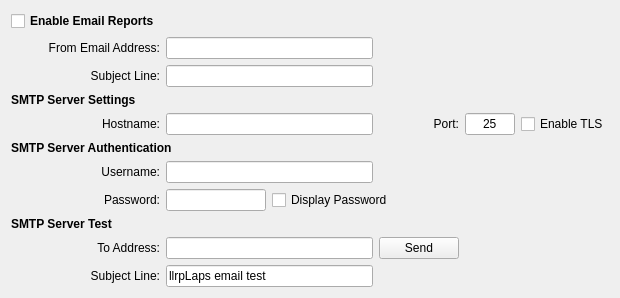
     <widget class="QWidget" name="tab_3">
      <attribute name="title">
       <string>Email</string>
      </attribute>
      <layout class="QGridLayout" name="gridLayout">
       <item row="0" column="0">
        <widget class="QCheckBox" name="emailSendReportsCheckBox">
         <property name="font">
          <font>
           <weight>75</weight>
           <bold>true</bold>
          </font>
         </property>
         <property name="toolTip">
          <string>Check if email reports should be sent to riders</string>
         </property>
         <property name="text">
          <string>Enable Email Reports</string>
         </property>
         <property name="checkable">
          <bool>true</bool>
         </property>
         <property name="checked">
          <bool>false</bool>
         </property>
        </widget>
       </item>
       <item row="1" column="0">
        <widget class="QLabel" name="emailFromLabel">
         <property name="sizePolicy">
          <sizepolicy hsizetype="Preferred" vsizetype="Fixed">
           <horstretch>0</horstretch>
           <verstretch>0</verstretch>
          </sizepolicy>
         </property>
         <property name="text">
          <string>From Email Address:</string>
         </property>
         <property name="alignment">
          <set>Qt::AlignRight|Qt::AlignTrailing|Qt::AlignVCenter</set>
         </property>
        </widget>
       </item>
       <item row="2" column="0">
        <widget class="QLabel" name="emailSubjectLabel">
         <property name="sizePolicy">
          <sizepolicy hsizetype="Preferred" vsizetype="Fixed">
           <horstretch>0</horstretch>
           <verstretch>0</verstretch>
          </sizepolicy>
         </property>
         <property name="text">
          <string>Subject Line:</string>
         </property>
         <property name="alignment">
          <set>Qt::AlignRight|Qt::AlignTrailing|Qt::AlignVCenter</set>
         </property>
        </widget>
       </item>
       <item row="3" column="0" colspan="2">
        <widget class="QLabel" name="label_7">
         <property name="font">
          <font>
           <weight>75</weight>
           <bold>true</bold>
          </font>
         </property>
         <property name="text">
          <string>SMTP Server Settings</string>
         </property>
        </widget>
       </item>
       <item row="4" column="0">
        <widget class="QLabel" name="smtpServerLabel">
         <property name="sizePolicy">
          <sizepolicy hsizetype="Preferred" vsizetype="Fixed">
           <horstretch>0</horstretch>
           <verstretch>0</verstretch>
          </sizepolicy>
         </property>
         <property name="text">
          <string>Hostname:</string>
         </property>
         <property name="alignment">
          <set>Qt::AlignRight|Qt::AlignTrailing|Qt::AlignVCenter</set>
         </property>
        </widget>
       </item>
       <item row="4" column="1" colspan="2">
        <widget class="QLineEdit" name="smtpServerLineEdit">
         <property name="sizePolicy">
          <sizepolicy hsizetype="Expanding" vsizetype="Fixed">
           <horstretch>8</horstretch>
           <verstretch>0</verstretch>
          </sizepolicy>
         </property>
         <property name="toolTip">
          <string>Enter email smtp server hostname (eg smtp.gmail.com)</string>
         </property>
         <property name="text">
          <string/>
         </property>
         <property name="alignment">
          <set>Qt::AlignLeading|Qt::AlignLeft|Qt::AlignVCenter</set>
         </property>
        </widget>
       </item>
       <item row="4" column="3">
        <widget class="QLabel" name="smtpPortLabel">
         <property name="sizePolicy">
          <sizepolicy hsizetype="Preferred" vsizetype="Fixed">
           <horstretch>0</horstretch>
           <verstretch>0</verstretch>
          </sizepolicy>
         </property>
         <property name="text">
          <string>Port:</string>
         </property>
         <property name="alignment">
          <set>Qt::AlignRight|Qt::AlignTrailing|Qt::AlignVCenter</set>
         </property>
        </widget>
       </item>
       <item row="4" column="4">
        <widget class="QLineEdit" name="smtpPortLineEdit">
         <property name="sizePolicy">
          <sizepolicy hsizetype="Expanding" vsizetype="Fixed">
           <horstretch>4</horstretch>
           <verstretch>0</verstretch>
          </sizepolicy>
         </property>
         <property name="toolTip">
          <string>Enter port address required to connect to email smtp server (normally 465)</string>
         </property>
         <property name="text">
          <string>25</string>
         </property>
         <property name="alignment">
          <set>Qt::AlignCenter</set>
         </property>
        </widget>
       </item>
       <item row="4" column="5">
        <widget class="QCheckBox" name="enableTLSCheckBox">
         <property name="text">
          <string>Enable TLS</string>
         </property>
        </widget>
       </item>
       <item row="5" column="0" colspan="2">
        <widget class="QLabel" name="label_8">
         <property name="font">
          <font>
           <weight>75</weight>
           <bold>true</bold>
          </font>
         </property>
         <property name="text">
          <string>SMTP Server Authentication</string>
         </property>
        </widget>
       </item>
       <item row="6" column="0">
        <widget class="QLabel" name="smtpUsernameLabel">
         <property name="sizePolicy">
          <sizepolicy hsizetype="Preferred" vsizetype="Fixed">
           <horstretch>0</horstretch>
           <verstretch>0</verstretch>
          </sizepolicy>
         </property>
         <property name="text">
          <string>Username:</string>
         </property>
         <property name="alignment">
          <set>Qt::AlignRight|Qt::AlignTrailing|Qt::AlignVCenter</set>
         </property>
        </widget>
       </item>
       <item row="7" column="0">
        <widget class="QLabel" name="smtpPasswordLabel">
         <property name="sizePolicy">
          <sizepolicy hsizetype="Preferred" vsizetype="Fixed">
           <horstretch>0</horstretch>
           <verstretch>0</verstretch>
          </sizepolicy>
         </property>
         <property name="text">
          <string>Password:</string>
         </property>
         <property name="alignment">
          <set>Qt::AlignRight|Qt::AlignTrailing|Qt::AlignVCenter</set>
         </property>
        </widget>
       </item>
       <item row="7" column="1">
        <widget class="QLineEdit" name="smtpPasswordLineEdit">
         <property name="sizePolicy">
          <sizepolicy hsizetype="Expanding" vsizetype="Fixed">
           <horstretch>8</horstretch>
           <verstretch>0</verstretch>
          </sizepolicy>
         </property>
         <property name="toolTip">
          <string>Enter password required to log into email smtp server</string>
         </property>
         <property name="text">
          <string/>
         </property>
         <property name="echoMode">
          <enum>QLineEdit::Password</enum>
         </property>
         <property name="alignment">
          <set>Qt::AlignLeading|Qt::AlignLeft|Qt::AlignVCenter</set>
         </property>
        </widget>
       </item>
       <item row="7" column="2" colspan="2">
        <widget class="QCheckBox" name="displayPasswordCheckBox">
         <property name="text">
          <string>Display Password</string>
         </property>
        </widget>
       </item>
       <item row="8" column="0">
        <widget class="QLabel" name="label_3">
         <property name="font">
          <font>
           <weight>75</weight>
           <bold>true</bold>
          </font>
         </property>
         <property name="text">
          <string>SMTP Server Test</string>
         </property>
         <property name="alignment">
          <set>Qt::AlignLeading|Qt::AlignLeft|Qt::AlignVCenter</set>
         </property>
        </widget>
       </item>
       <item row="9" column="0">
        <widget class="QLabel" name="label_2">
         <property name="text">
          <string>To Address:</string>
         </property>
         <property name="alignment">
          <set>Qt::AlignRight|Qt::AlignTrailing|Qt::AlignVCenter</set>
         </property>
        </widget>
       </item>
       <item row="9" column="1" colspan="2">
        <widget class="QLineEdit" name="emailTestToLineEdit">
         <property name="sizePolicy">
          <sizepolicy hsizetype="Expanding" vsizetype="Fixed">
           <horstretch>8</horstretch>
           <verstretch>0</verstretch>
          </sizepolicy>
         </property>
         <property name="toolTip">
          <string>Enter email address to send test email message to</string>
         </property>
         <property name="text">
          <string/>
         </property>
         <property name="alignment">
          <set>Qt::AlignLeading|Qt::AlignLeft|Qt::AlignVCenter</set>
         </property>
        </widget>
       </item>
       <item row="9" column="3">
        <widget class="QPushButton" name="eMailTestSendPushButton">
         <property name="text">
          <string>Send</string>
         </property>
        </widget>
       </item>
       <item row="10" column="0">
        <widget class="QLabel" name="label_4">
         <property name="text">
          <string>Subject Line:</string>
         </property>
         <property name="alignment">
          <set>Qt::AlignRight|Qt::AlignTrailing|Qt::AlignVCenter</set>
         </property>
        </widget>
       </item>
       <item row="10" column="1" colspan="2">
        <widget class="QLineEdit" name="emailTestSubjectLineEdit">
         <property name="sizePolicy">
          <sizepolicy hsizetype="Expanding" vsizetype="Fixed">
           <horstretch>8</horstretch>
           <verstretch>0</verstretch>
          </sizepolicy>
         </property>
         <property name="toolTip">
          <string>Enter email address to send test email message to</string>
         </property>
         <property name="text">
          <string>llrpLaps email test</string>
         </property>
         <property name="alignment">
          <set>Qt::AlignLeading|Qt::AlignLeft|Qt::AlignVCenter</set>
         </property>
        </widget>
       </item>
       <item row="1" column="1" colspan="2">
        <widget class="QLineEdit" name="emailFromLineEdit">
         <property name="sizePolicy">
          <sizepolicy hsizetype="Expanding" vsizetype="Fixed">
           <horstretch>8</horstretch>
           <verstretch>0</verstretch>
          </sizepolicy>
         </property>
         <property name="toolTip">
          <string>Enter &quot;from&quot; email address</string>
         </property>
         <property name="text">
          <string/>
         </property>
         <property name="alignment">
          <set>Qt::AlignLeading|Qt::AlignLeft|Qt::AlignVCenter</set>
         </property>
        </widget>
       </item>
       <item row="2" column="1" colspan="2">
        <widget class="QLineEdit" name="emailSubjectLineEdit">
         <property name="sizePolicy">
          <sizepolicy hsizetype="Expanding" vsizetype="Fixed">
           <horstretch>8</horstretch>
           <verstretch>0</verstretch>
          </sizepolicy>
         </property>
         <property name="toolTip">
          <string>Enter subject line of email report</string>
         </property>
         <property name="text">
          <string/>
         </property>
         <property name="alignment">
          <set>Qt::AlignLeading|Qt::AlignLeft|Qt::AlignVCenter</set>
         </property>
        </widget>
       </item>
       <item row="6" column="1" colspan="2">
        <widget class="QLineEdit" name="smtpUsernameLineEdit">
         <property name="sizePolicy">
          <sizepolicy hsizetype="Expanding" vsizetype="Fixed">
           <horstretch>8</horstretch>
           <verstretch>0</verstretch>
          </sizepolicy>
         </property>
         <property name="toolTip">
          <string>Enter username require to log into email smtp server</string>
         </property>
         <property name="text">
          <string/>
         </property>
         <property name="alignment">
          <set>Qt::AlignLeading|Qt::AlignLeft|Qt::AlignVCenter</set>
         </property>
        </widget>
       </item>
      </layout>
     </widget>
